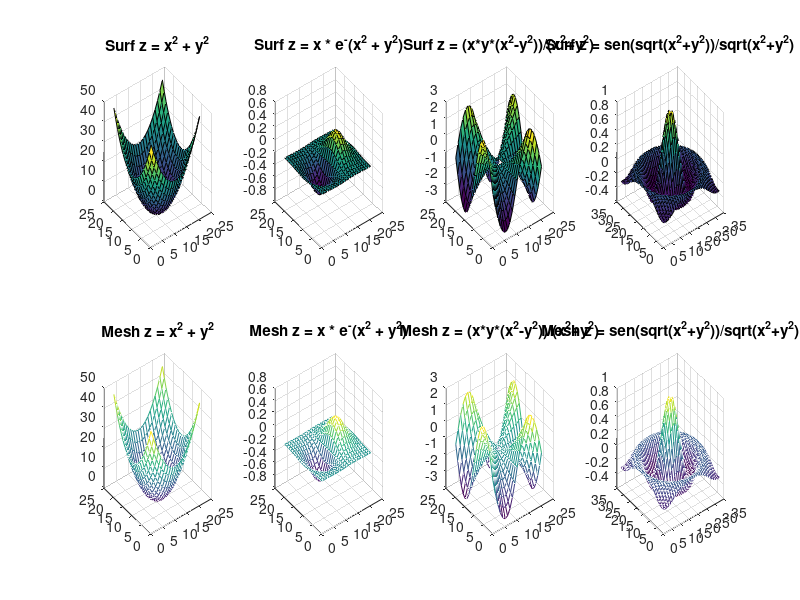
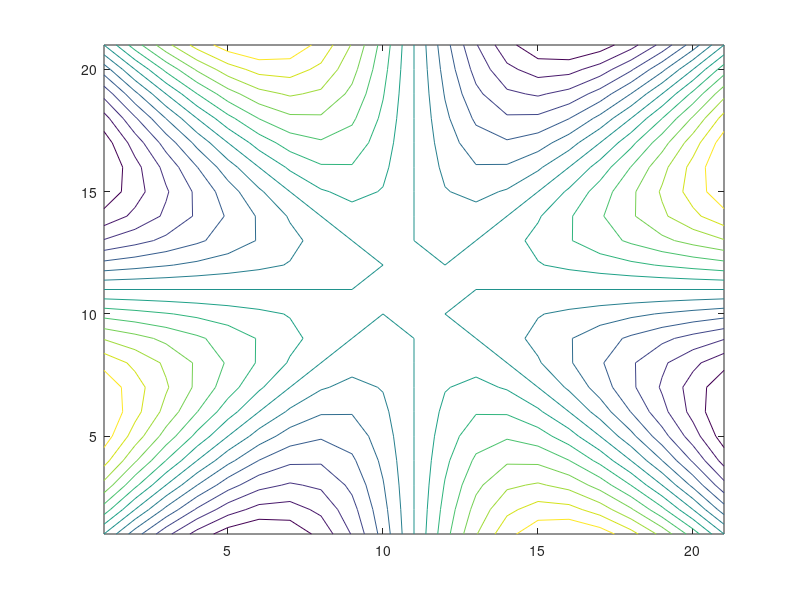

Reproduce these figures in MATLAB, in order.
% 4) Grafique las siguientes superficies utilizando los comandos surf y mesh.
% Use diferentes mapas de colores en cada superficie. 

%% 4.1) z = x^2 + y^2 para x,y entre [-5;5]
figure()
[x_1, y_1] = meshgrid(-5:.5:5);
z_1 = x_1.^2 + y_1.^2;

subplot(2,4,1);
surf(z_1);
title('Surf z = x^2 + y^2');

subplot(2,4,5);
mesh(z_1);
title('Mesh z = x^2 + y^2');


%% 4.2) z = x * e^-(x^2 + y^2) para x,y entre [-2;2]

[x_2, y_2] = meshgrid(-2:.2:2);
z_2 = x_2 .* exp(-(x_2.^2 + y_2.^2));

subplot(2,4,2);
surf(z_2);
title('Surf z = x * e^-(x^2 + y^2)');

subplot(2,4,6);
mesh(z_2);
title('Mesh z = x * e^-(x^2 + y^2)');

%% 4.3) z = (x*y*(x^2-y^2))/(x^2+y^2) para x,y entre [-3;3]

[x_3, y_3] = meshgrid(-3:.3:3);
z_3 = (x_3.*y_3.*(x_3.^2-y_3.^2))./(x_3.^2+y_3.^2);

subplot(2,4,3);
surf(z_3);
title('Surf z = (x*y*(x^2-y^2))/(x^2+y^2)');

subplot(2,4,7);
mesh(z_3);
title('Mesh z = (x*y*(x^2-y^2))/(x^2+y^2)');

%% 4.4) z = sen(sqrt(x^2+y^2))/sqrt(x^2+y^2) para x,y  [-8;8]

[x_4, y_4] = meshgrid(-8:.5:8);
raiz = sqrt(x_4.^2+y_4.^2);
z_4 = sin(raiz)./raiz;

subplot(2,4,4);
surf(z_4);
title('Surf z = sen(sqrt(x^2+y^2))/sqrt(x^2+y^2)');

subplot(2,4,8);
mesh(z_4);
title('Mesh z = sen(sqrt(x^2+y^2))/sqrt(x^2+y^2)');

%% Curvas de  contorno de la funcion 4.4)
figure();
contour(z_3,15);